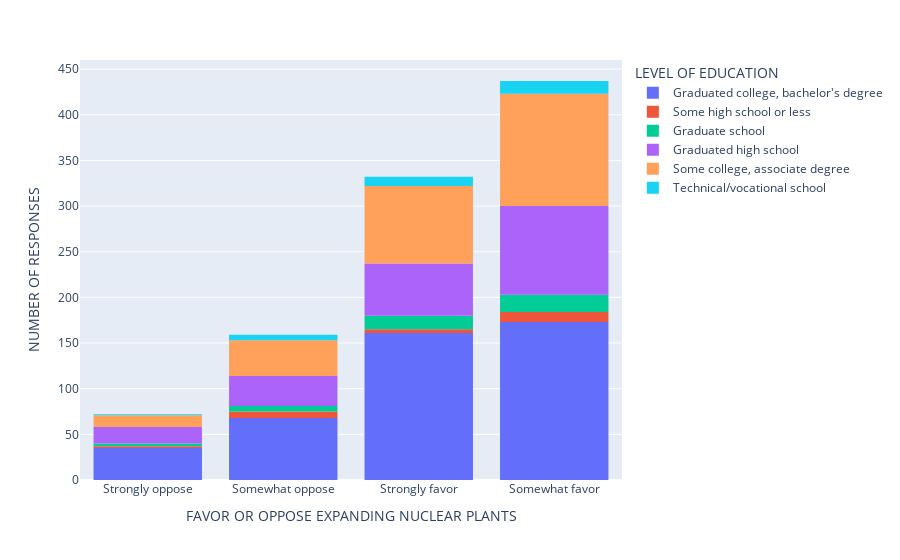

The notebook cell saved with this chart:
### Code cell
fig = px.histogram(dataframe1, x="Q10", color="Q4").update_xaxes(categoryorder='array', categoryarray=["Strongly oppose", "Somewhat oppose", "Somewhat favor", "Strongly favor"]).update_xaxes(categoryorder='total ascending').update_layout(
xaxis_title="FAVOR OR OPPOSE EXPANDING NUCLEAR PLANTS", yaxis_title="NUMBER OF RESPONSES", legend_title="LEVEL OF EDUCATION",
)
fig.show()

### Figure 1 — Plotly figure (JSON) as saved in the notebook; plotly's stock layout.template omitted (floating-point values rounded to 4 significant figures; data arrays with more than 128 entries replaced by an {"elided": "..."} marker saying what was removed)
{"data": [{"alignmentgroup": "True", "bingroup": "x", "hovertemplate": "Q4=Graduated college, bachelor's degree<br>Q10=%{x}<br>count=%{y}<extra></extra>", "legendgroup": "Graduated college, bachelor's degree", "marker": {"color": "#636efa", "pattern": {"shape": ""}}, "name": "Graduated college, bachelor's degree", "offsetgroup": "Graduated college, bachelor's degree", "orientation": "v", "showlegend": true, "type": "histogram", "x": {"elided": "437 str values"}, "xaxis": "x", "yaxis": "y"}, {"alignmentgroup": "True", "bingroup": "x", "hovertemplate": "Q4=Some high school or less<br>Q10=%{x}<br>count=%{y}<extra></extra>", "legendgroup": "Some high school or less", "marker": {"color": "#EF553B", "pattern": {"shape": ""}}, "name": "Some high school or less", "offsetgroup": "Some high school or less", "orientation": "v", "showlegend": true, "type": "histogram", "x": ["Somewhat oppose", "Strongly oppose", "Somewhat oppose", "Strongly favor", "Somewhat favor", "Somewhat favor", "Strongly favor", "Somewhat favor", "Somewhat oppose", "Somewhat favor", "Somewhat oppose", "Somewhat favor", "Somewhat oppose", "Somewhat favor", "Somewhat oppose", "Strongly favor", "Somewhat favor", "Somewhat oppose", "Somewhat favor", "Somewhat favor", "Somewhat favor", "Strongly oppose", "Strongly favor", "Somewhat favor"], "xaxis": "x", "yaxis": "y"}, {"alignmentgroup": "True", "bingroup": "x", "hovertemplate": "Q4=Graduate school<br>Q10=%{x}<br>count=%{y}<extra></extra>", "legendgroup": "Graduate school", "marker": {"color": "#00cc96", "pattern": {"shape": ""}}, "name": "Graduate school", "offsetgroup": "Graduate school", "orientation": "v", "showlegend": true, "type": "histogram", "x": ["Strongly favor", "Somewhat favor", "Somewhat favor", "Somewhat favor", "Strongly oppose", "Strongly oppose", "Strongly favor", "Somewhat favor", "Strongly favor", "Somewhat favor", "Somewhat oppose", "Somewhat favor", "Somewhat favor", "Strongly favor", "Strongly favor", "Strongly favor", "Strongly favor", "Somewhat oppose", "Strongly favor", "Somewhat favor", "Strongly favor", "Somewhat favor", "Somewhat favor", "Strongly favor", "Somewhat favor", "Strongly oppose", "Somewhat favor", "Somewhat oppose", "Somewhat favor", "Strongly favor", "Somewhat oppose", "Somewhat favor", "Somewhat favor", "Somewhat oppose", "Somewhat favor", "Strongly favor", "Strongly favor", "Somewhat favor", "Somewhat favor", "Strongly favor", "Somewhat oppose", "Strongly favor", "Somewhat favor"], "xaxis": "x", "yaxis": "y"}, {"alignmentgroup": "True", "bingroup": "x", "hovertemplate": "Q4=Graduated high school<br>Q10=%{x}<br>count=%{y}<extra></extra>", "legendgroup": "Graduated high school", "marker": {"color": "#ab63fa", "pattern": {"shape": ""}}, "name": "Graduated high school", "offsetgroup": "Graduated high school", "orientation": "v", "showlegend": true, "type": "histogram", "x": {"elided": "205 str values"}, "xaxis": "x", "yaxis": "y"}, {"alignmentgroup": "True", "bingroup": "x", "hovertemplate": "Q4=Some college, associate degree<br>Q10=%{x}<br>count=%{y}<extra></extra>", "legendgroup": "Some college, associate degree", "marker": {"color": "#FFA15A", "pattern": {"shape": ""}}, "name": "Some college, associate degree", "offsetgroup": "Some college, associate degree", "orientation": "v", "showlegend": true, "type": "histogram", "x": {"elided": "260 str values"}, "xaxis": "x", "yaxis": "y"}, {"alignmentgroup": "True", "bingroup": "x", "hovertemplate": "Q4=Technical/vocational school<br>Q10=%{x}<br>count=%{y}<extra></extra>", "legendgroup": "Technical/vocational school", "marker": {"color": "#19d3f3", "pattern": {"shape": ""}}, "name": "Technical/vocational school", "offsetgroup": "Technical/vocational school", "orientation": "v", "showlegend": true, "type": "histogram", "x": ["Strongly favor", "Somewhat oppose", "Strongly favor", "Somewhat favor", "Somewhat oppose", "Strongly favor", "Strongly favor", "Somewhat favor", "Somewhat favor", "Strongly favor", "Somewhat favor", "Strongly favor", "Somewhat favor", "Strongly oppose", "Somewhat favor", "Strongly favor", "Somewhat favor", "Strongly favor", "Somewhat favor", "Somewhat favor", "Somewhat oppose", "Somewhat favor", "Strongly favor", "Somewhat favor", "Somewhat favor", "Somewhat oppose", "Somewhat favor", "Somewhat oppose", "Strongly favor", "Somewhat favor", "Somewhat oppose"], "xaxis": "x", "yaxis": "y"}], "layout": {"autosize": true, "barmode": "relative", "legend": {"title": {"text": "LEVEL OF EDUCATION"}, "tracegroupgap": 0}, "margin": {"t": 60}, "xaxis": {"anchor": "y", "autorange": true, "categoryarray": ["Strongly oppose", "Somewhat oppose", "Somewhat favor", "Strongly favor"], "categoryorder": "total ascending", "domain": [0, 1], "range": [-0.5, 3.5], "title": {"text": "FAVOR OR OPPOSE EXPANDING NUCLEAR PLANTS"}, "type": "category"}, "yaxis": {"anchor": "x", "autorange": true, "domain": [0, 1], "range": [0, 460], "title": {"text": "NUMBER OF RESPONSES"}}}}
